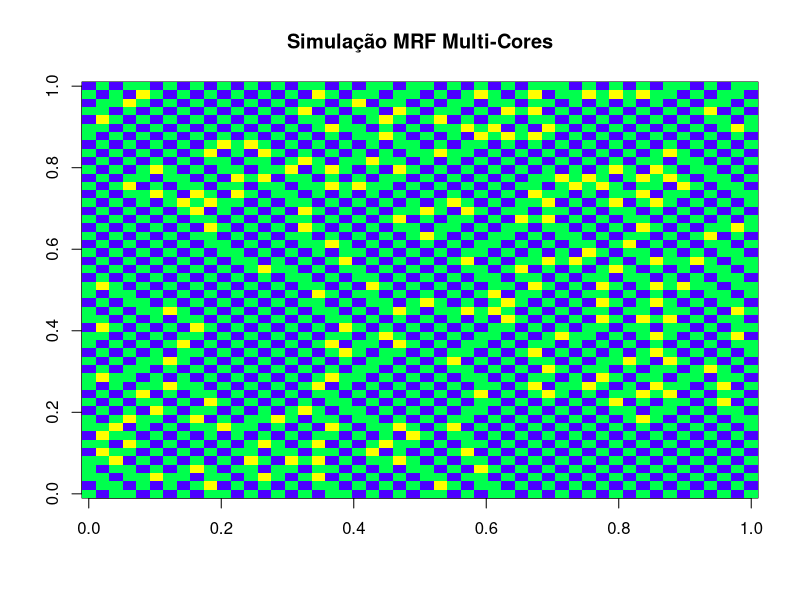

Generate this figure with R:
# Parâmetros do Modelo
grid_size <- 50       # Tamanho da imagem (50x50)
n_colors <- 3         # Cores
alpha <- 0.3        # Negativo para ser valorizar vizinhos iguais
betas <- c(0.5, 0, 0.7)   # Penalização para cada cor
n_iterations <- 500000 # Sugestão do livro

# Aleatorizando o grid
grid <- matrix(sample(0:(n_colors-1), grid_size^2, replace = TRUE), nrow = grid_size)

# Contagem de vizinhos iguais
count_matches <- function(g, i, j, color) {
  res <- 0
  if(i > 1) res <- res + (g[i-1, j] == color)
  if(i < grid_size) res <- res + (g[i+1, j] == color)
  if(j > 1) res <- res + (g[i, j-1] == color)
  if(j < grid_size) res <- res + (g[i, j+1] == color)
  return(res)
}

# Troca de cores por reversibilidade
for(step in 1:n_iterations) {
  # Seleciona pixel aleatório
  i <- sample(1:grid_size, 1)
  j <- sample(1:grid_size, 1)
  
  old_color <- grid[i, j]
  new_color <- sample((0:(n_colors-1))[- (old_color + 1)], 1)
  

  # U = -alpha * matches - beta_k
  energy_old <- -alpha * count_matches(grid, i, j, old_color) - betas[old_color + 1]
  energy_new <- -alpha * count_matches(grid, i, j, new_color) - betas[new_color + 1]
  
  delta_u <- energy_new - energy_old
  
  # Critério de troca
  if(delta_u > 0) {
    grid[i, j] <- new_color
  }
}

# Gráfico
image(grid, col = topo.colors(n_colors), main = "Simulação MRF Multi-Cores")


# Pseudoverossimilhança


# Função de Log-PL que opera diretamente sobre a matriz 'grid'
log_pl <- function(params) {
  # Recuperando os parâmetros do vetor 'par' de tamanho 3
  alpha_est <- params[1] 
  
  # Fixando o b0 em 0 para identificabilidade
  b0 <- 0
  b1 <- params[2]
  b2 <- params[3]
  betas_est <- c(b0, b1, b2)
  
  log_pl_total <- 0
  
  # Percorrendo cada pixel da imagem 50x50
  for(i in 1:grid_size) {
    for(j in 1:grid_size) {
      
      # Cor observada no pixel atual
      k_obs <- grid[i, j]
      
      # Número de matches
      n_viz_obs <- count_matches(grid, i, j, k_obs)
      
      # Numerador
      num <- exp(-alpha_est * n_viz_obs - betas_est[k_obs + 1])
      
      # Denominador
      den <- 0
      for(m in 0:(n_colors-1)) {
        n_viz_m <- count_matches(grid, i, j, m)
        den <- den + exp(-alpha_est * n_viz_m - betas_est[m + 1])
      }
      
      # Acumulando o logaritmo da probabilidade condicional
      log_pl_total <- log_pl_total + log(num / den)
    }
  }
  
  # Retornamos o negativo para que o 'optim' minimize
  return(-log_pl_total)
}

# Otimização
fit <- optim(par = c(0.1, 0.1, 0.1), fn = log_pl)

# Exibição dos resultados comparando com os parâmetros reais
cat("--- Parâmetros Reais ---\n")
cat("Alpha:", alpha, "| Betas:", betas, "\n\n")

cat("--- Parâmetros Estimados (Besag via Grid) ---\n")
cat("Alpha Estimado:", fit$par[1], "\n")
cat("Beta_1 Estimado:", fit$par[2], "\n")
cat("Beta_2 Estimado:", fit$par[3], "\n")
